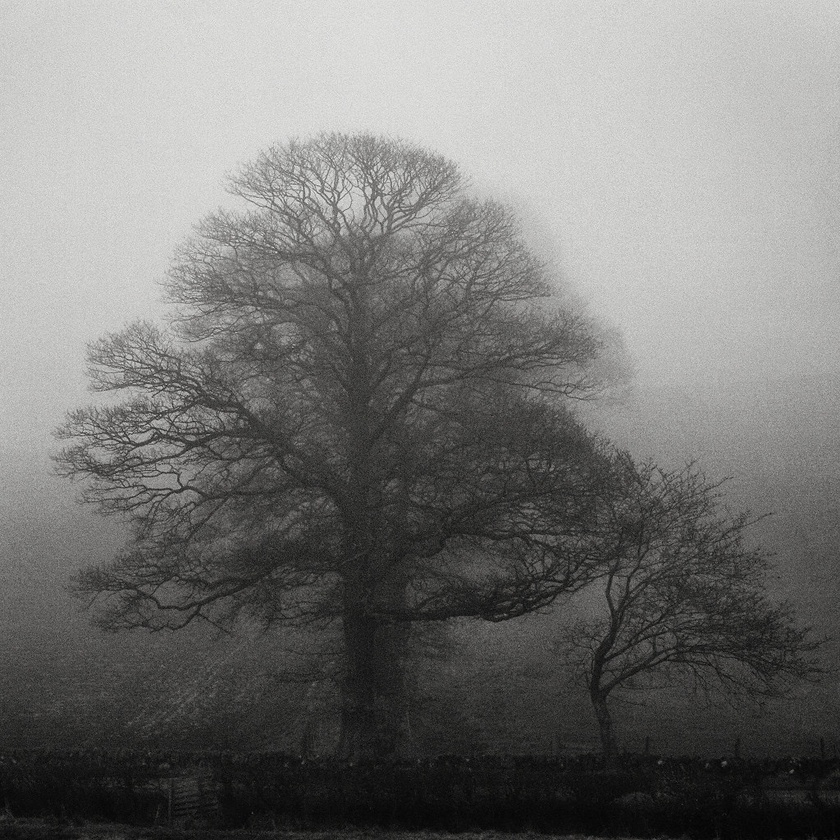
#> input picture PERTEMUAN 4/KUIS/KUIS 2/input.jpg, 840 x 840 px, shrunk from 1024 x 1024 before the run
$ python latihan1.py
#> lines starting #> are read from the running program, lines starting #| are printed output that depends on the picture
# ============================================
# LATIHAN 1: MANUAL HISTOGRAM EQUALIZATION
# ============================================

import cv2
import numpy as np
import matplotlib.pyplot as plt

def manual_histogram_equalization(image):
    """
    Manual implementation of histogram equalization

    Parameters:
    image: Input grayscale image (0-255)

    Returns:
    equalized_image: Hasil citra setelah equalization
    transform_function: Fungsi transformasi (mapping 0-255)
    """

    # Pastikan image grayscale
    if len(image.shape) != 2:
        raise ValueError("Image harus grayscale!")

    # ----------------------------------------
    # 1. Hitung Histogram
    # ----------------------------------------
    histogram = np.zeros(256, dtype=int)

    for row in image:
        for pixel in row:
            histogram[pixel] += 1
#> after the loop, histogram = 256 values, max 8659 at index 210, min 0 at index 235, mean 2756.2

    # ----------------------------------------
    # 2. Hitung Cumulative Histogram (CDF)
    # ----------------------------------------
    cumulative_histogram = np.zeros(256, dtype=int)
    cumulative_histogram[0] = histogram[0]

    for i in range(1, 256):
        cumulative_histogram[i] = cumulative_histogram[i-1] + histogram[i]
#> after the loop, cumulative_histogram = 256 values from 2 to 705600

    # ----------------------------------------
    # 3. Hitung Transformation Function
    # s = (L-1) * CDF / (M*N)
    # ----------------------------------------
    M, N = image.shape
#> M = 840; N = 840
    total_pixels = M * N
#> total_pixels = 705600
    L = 256

    transform_function = np.zeros(256, dtype=np.uint8)

    for i in range(256):
        transform_function[i] = round((L - 1) * cumulative_histogram[i] / total_pixels)
#> after the loop, transform_function = 256 values from 0 to 255

    # ----------------------------------------
    # 4. Apply Transformation
    # ----------------------------------------
    equalized_image = np.zeros_like(image)

    for i in range(M):
        for j in range(N):
            equalized_image[i, j] = transform_function[image[i, j]]
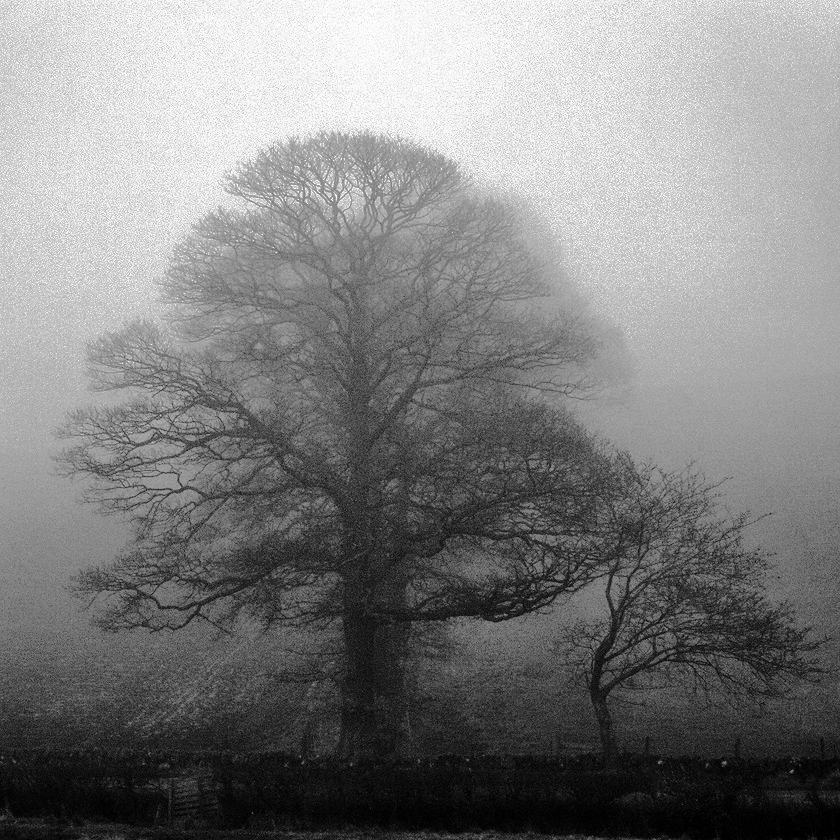
#> equalized_image: shape (840, 840); min 0, max 255, mean 128.2

    # ----------------------------------------
    # 5. Return hasil
    # ----------------------------------------
    return equalized_image, transform_function


# ============================================
# MAIN PROGRAM
# ============================================

if __name__ == "__main__":

    print("=== MANUAL HISTOGRAM EQUALIZATION ===")

    # Load image
    image = cv2.imread("input.jpg", cv2.IMREAD_GRAYSCALE)

    if image is None:
        print("Gambar tidak ditemukan!")
        exit()

    # Proses Histogram Equalization
    equalized_image, transform_function = manual_histogram_equalization(image)
#> transform_function = 256 values from 0 to 255

    # =====================================
    # HALAMAN 1 : HASIL CITRA & HISTOGRAM
    # =====================================

    plt.figure(figsize=(12,8))

    # Original Image
    plt.subplot(2,2,1)
    plt.imshow(image, cmap='gray')
    plt.title("Original Image")
    plt.axis('off')

    # Equalized Image
    plt.subplot(2,2,2)
    plt.imshow(equalized_image, cmap='gray')
    plt.title("Equalized Image")
    plt.axis('off')

    # Histogram Original
    plt.subplot(2,2,3)
    plt.hist(image.ravel(), bins=256, range=[0,256])
    plt.title("Histogram Original")

    # Histogram Equalized
    plt.subplot(2,2,4)
    plt.hist(equalized_image.ravel(), bins=256, range=[0,256])
    plt.title("Histogram Equalized")

    plt.tight_layout()
    plt.show()
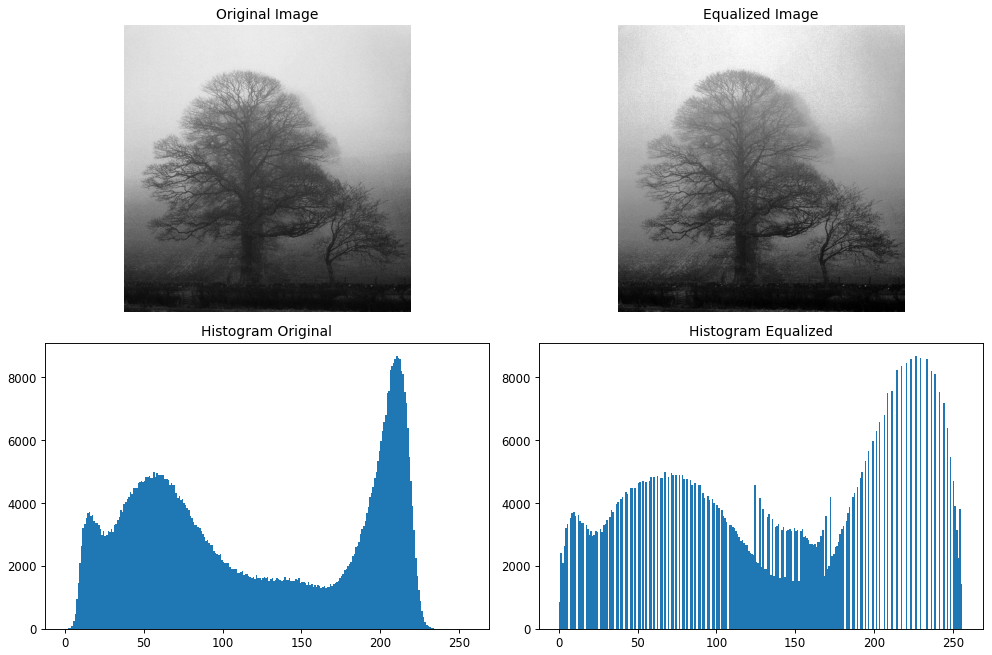
#> figure drawn by matplotlib, 4 panels; panel 3: tallest bar 8659 high, from x = 210 to 211; panel 4: tallest bar 8659 high, from x = 226 to 227

    # =====================================
    # HALAMAN 2 : VISUAL TRANSFORMATION FUNCTION
    # =====================================

    plt.figure(figsize=(8,6))

    x = np.arange(256)

    plt.plot(x, transform_function)

    plt.title("Transformation Function (Histogram Equalization)")
    plt.xlabel("Input Intensity Level (r)")
    plt.ylabel("Output Intensity Level (s)")
    plt.grid(True)

    plt.show()
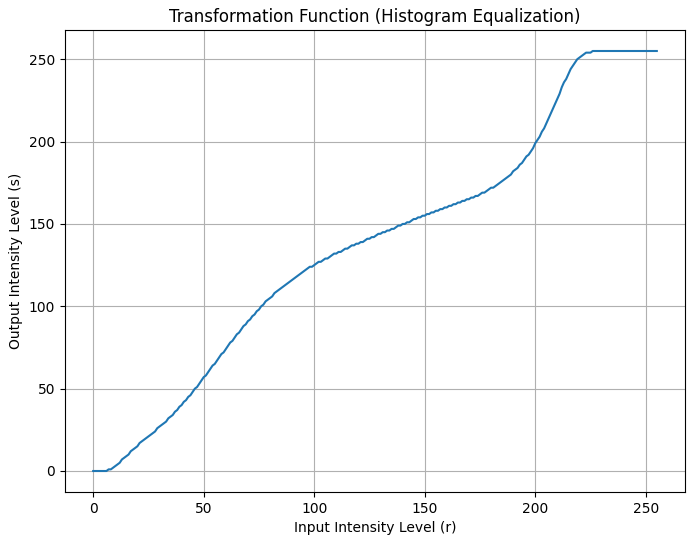
#> figure drawn by matplotlib, 1 panel; curve peaks at x = 226, y = 255

    print("\nProses selesai!")

$ run again, with PERTEMUAN 4/KUIS/KUIS 2/medical.jpeg copied over PERTEMUAN 4/KUIS/KUIS 2/input.jpg
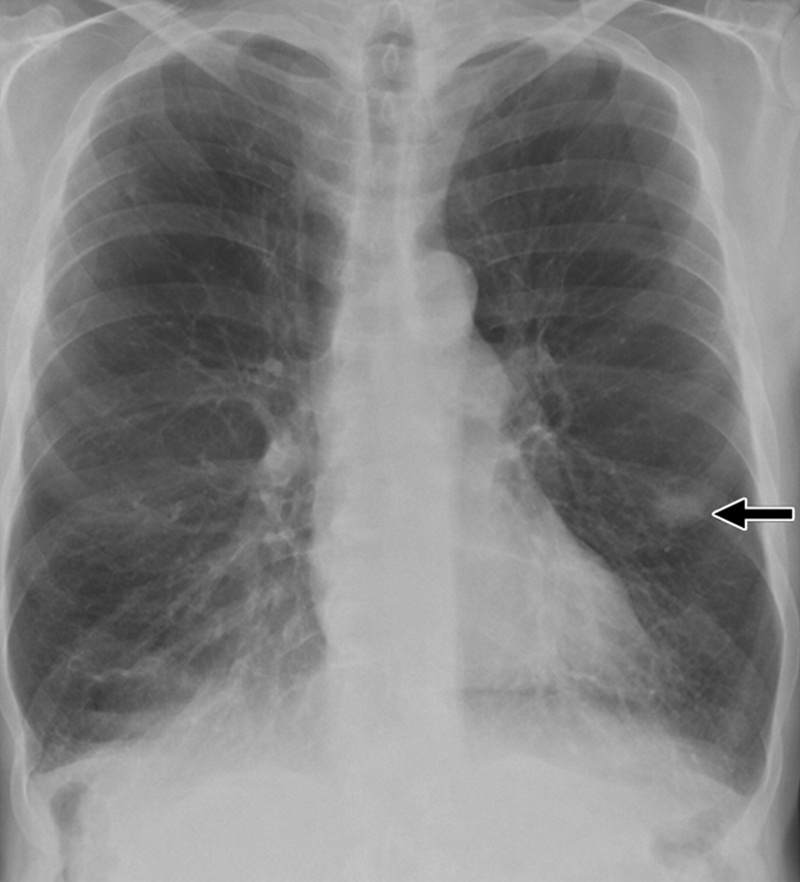
#> input picture PERTEMUAN 4/KUIS/KUIS 2/medical.jpeg, 800 x 882 px, shrunk from 1631 x 1800 before the run
#> image is the input picture: shape (882, 800); min 0, max 255, mean 130.4
#> after the loop in manual_histogram_equalization, `for row in image:`: histogram = 256 values, max 13215 at index 187, min 0 at index 13, mean 2756.2
#> after the loop in manual_histogram_equalization, `for i in range(1, 256):`: cumulative_histogram = 256 values from 367 to 705600
#> after the loop in manual_histogram_equalization, `for i in range(256):`: transform_function = 256 values from 0 to 255
#> after the loop in manual_histogram_equalization, `for i in range(M):`:
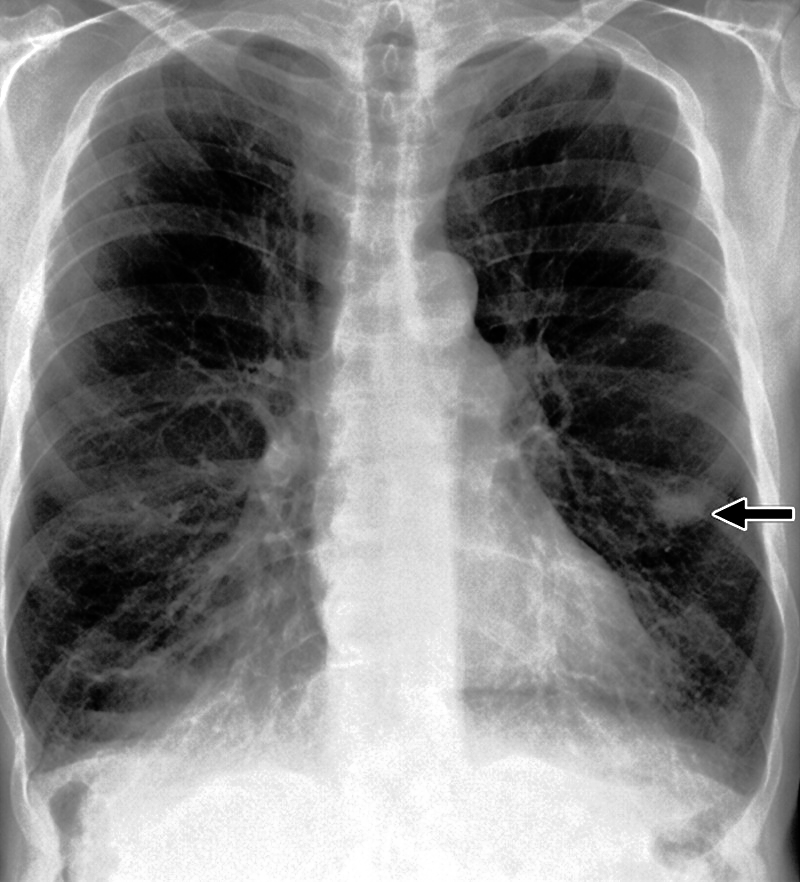
#> equalized_image: shape (882, 800); min 0, max 255, mean 128.6
#> `plt.show()`:
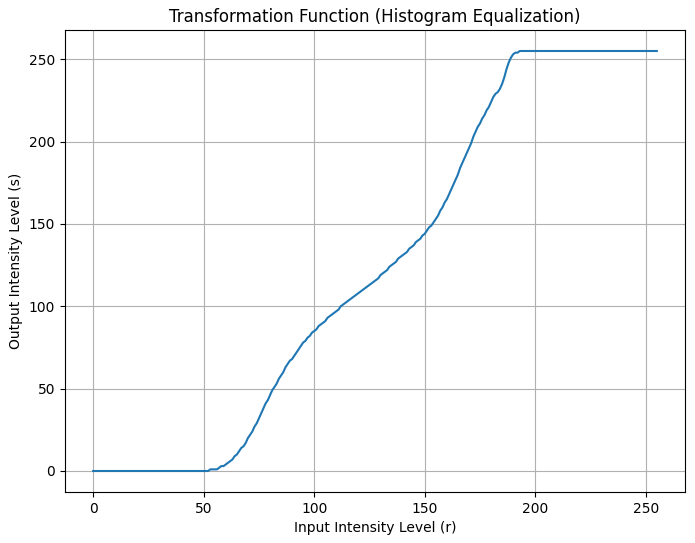
#> figure drawn by matplotlib, 1 panel; curve peaks at x = 193, y = 255
